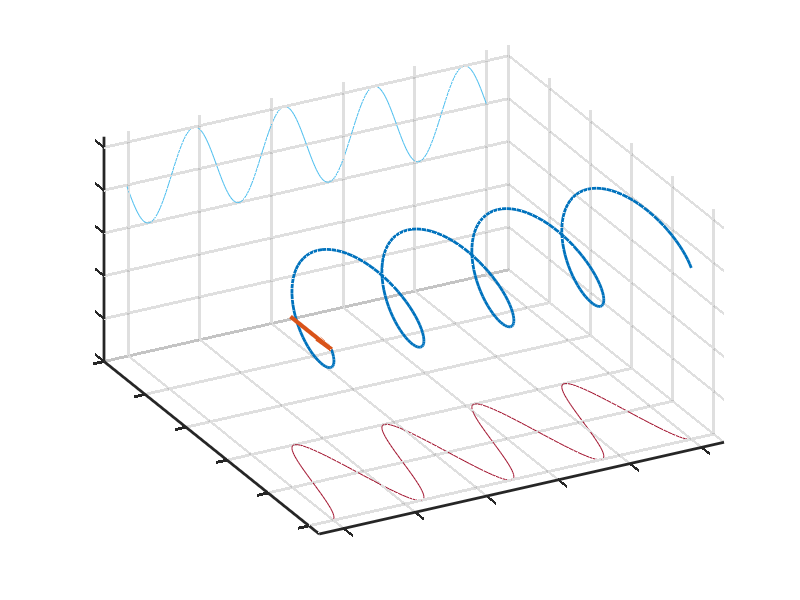

This figure's MATLAB source: (Note: this script raises an error after producing the figure.)
x = [0:pi/32:8*pi];
% y = cos(x);
% z = sin(x);

filename = 'polIllustration.gif';

for ndx = 0:15
  
  x2 = x+ndx/8*pi;
  y = cos(x2);
  z = sin(x2);
  
  figure; plot3(x,y+4,z+4,'LineWidth',2);
  hold all; quiver3(x(end),4,4,0,y(end),z(end),1.0,'LineWidth',3);
  
  y = zeros(size(x));
  z = sin(x2);
  hold all; plot3(x, y, z+4);
  
  z = zeros(size(x));
  y = cos(x2);
  hold all; plot3(x, y+4, z);
  
  view([152 41])
  xlim([-pi/2,8.5*pi]);
  ylim([0,5.25]);
  zlim([0,5.25]);
  grid on;
  set(gcf,'Color',[1 1 1]);
  set(gca,'LineWidth',2);
  set(gca, 'XTickLabel', []); set(gca, 'YTickLabel', []); set(gca, 'ZTickLabel', []);
  
  drawnow
  frame = getframe(1);
  im = frame2im(frame);
  [imind,cm] = rgb2ind(im,256);
  if ndx == 0;
    imwrite(imind,cm,filename,'gif','Loopcount',inf);
  else
    imwrite(imind,cm,filename,'gif','DelayTime',0,'WriteMode','append');
  end
  pause(0.2);
  close(1);
  
end
